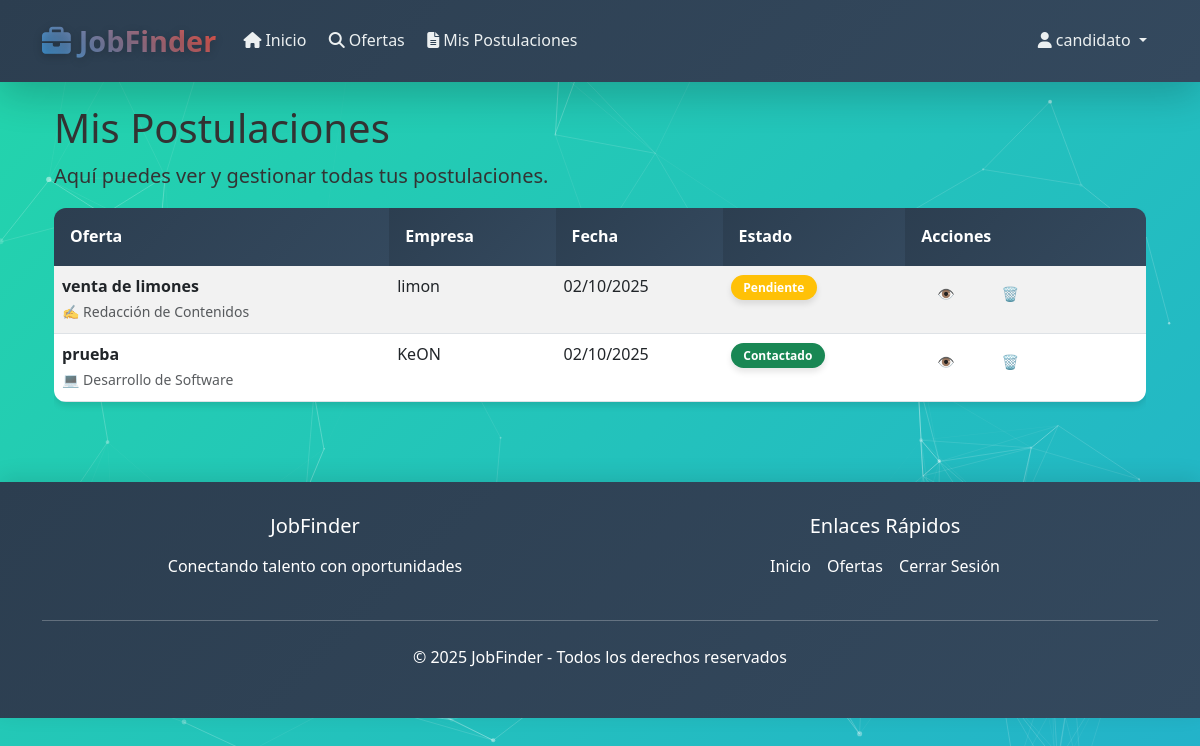
Page /my-applications/ (signed in) on the committed database.
### core/models.py (models this page shows, shortened)
class Application(models.Model):
    STATUS_CHOICES = [
        ('pendiente', 'Pendiente'),
        ('revisada', 'Revisada'),
        ('contactado', 'Contactado'),
        ('rechazada', 'Rechazada'),
    ]
    candidate = models.ForeignKey(Candidate, on_delete=models.CASCADE)
    job_offer = models.ForeignKey(JobOffer, on_delete=models.CASCADE)
    application_date = models.DateTimeField(auto_now_add=True)
    status = models.CharField(max_length=20, choices=STATUS_CHOICES, default='pendiente')
    cover_letter = models.TextField()
    notes = models.TextField(blank=True)
    class Meta:
        unique_together = ['candidate', 'job_offer']
        ordering = ['-application_date']

class JobOffer(models.Model):
    CATEGORY_CHOICES = [
        ('💻 Desarrollo de Software', '💻 Desarrollo de Software'),
        ('📊 Marketing Digital', '📊 Marketing Digital'),
        ('🎨 Diseño Gráfico', '🎨 Diseño Gráfico'),
        ('✍️ Redacción de Contenidos', '✍️ Redacción de Contenidos'),
    ]
    title = models.CharField(max_length=200)
    description = models.TextField()
    category = models.CharField(max_length=50, choices=CATEGORY_CHOICES)
    company = models.ForeignKey(Company, on_delete=models.CASCADE)
    location = models.CharField(max_length=200)
    salary = models.DecimalField(max_digits=10, decimal_places=2, null=True, blank=True)
    requirements = models.TextField()
    publication_date = models.DateTimeField(auto_now_add=True)
    deadline = models.DateField()
    is_active = models.BooleanField(default=True)
    class Meta:
        ordering = ['-publication_date']

class Company(models.Model):
    user = models.OneToOneField(User, on_delete=models.CASCADE)
    name = models.CharField(max_length=200)
    description = models.TextField()
    location = models.CharField(max_length=200)
    website = models.URLField(blank=True)
    phone = models.CharField(max_length=20)
    created_at = models.DateTimeField(auto_now_add=True)

### core/views.py (the view)
# urls.py: path('my-applications/', views.my_applications, name='my_applications'),
@login_required
def my_applications(request):
    if not hasattr(request.user, 'candidate'):
        messages.error(request, 'Acceso restringido a candidatos.')
        return redirect('home')
    applications = Application.objects.filter(candidate=request.user.candidate)
    context = {'applications': applications}
    return render(request, 'core/my_applications.html', context)

### core/templates/core/my_applications.html (shortened to what this page needs)
{% extends 'base.html' %}
{% block content %}
<div class="container mt-4">
    <div class="row">
        <div class="col-12">
            <h1>Mis Postulaciones</h1>
            <p class="lead">Aquí puedes ver y gestionar todas tus postulaciones.</p>
        </div>
    </div>
    <div class="row">
        <div class="col-12">
            {% if applications %}
                <div class="table-responsive">
                    <table class="table table-striped">
                        <thead>
                            <tr>
                                <th>Oferta</th>
                                <th>Empresa</th>
                                <th>Fecha</th>
                                <th>Estado</th>
                                <th>Acciones</th>
                            </tr>
                        </thead>
                        <tbody>
                            {% for application in applications %}
                            <tr>
                                <td>
                                    <strong>{{ application.job_offer.title }}</strong><br>
                                    <small class="text-muted">{{ application.job_offer.category }}</small>
                                </td>
                                <td>{{ application.job_offer.company.name }}</td>
                                <td>{{ application.application_date|date:"d/m/Y" }}</td>
                                <td>
                                    <span class="badge
                                        {% if application.status == 'pendiente' %}bg-warning
                                        {% elif application.status == 'revisada' %}bg-info
                                        {% elif application.status == 'contactado' %}bg-success
                                        {% else %}bg-danger{% endif %}">
                                        {{ application.get_status_display }}
                                    </span>
                                </td>
                                <td>
                                    <div class="btn-group btn-group-sm">
                                        <a href="{% url 'job_offer_detail' application.job_offer.pk %}"
                                           class="btn btn-outline-primary" title="Ver Oferta">
                                            👁️
                                        </a>
                                        <a href="{% url 'cancel_application' application.pk %}"
                                           class="btn btn-outline-danger" title="Cancelar Postulación">
                                            🗑️
                                        </a>
                                    </div>
                                </td>
                            </tr>
                            {% endfor %}
                        </tbody>
                    </table>
                </div>
            {% endif %}
        </div>
    </div>
</div>
{% endblock %}

### core/templates/base.html (shortened to what this page needs)
<!DOCTYPE html>
<html lang="es">
<head>
    <link href="https://cdn.jsdelivr.net/npm/bootstrap@5.3.0/dist/css/bootstrap.min.css" rel="stylesheet">
    <link rel="stylesheet" href="https://cdnjs.cloudflare.com/ajax/libs/font-awesome/6.4.0/css/all.min.css">
</head>
<body class="gradient-bg">
    <div class="particles-container" id="particles-js"></div>
    <nav class="navbar navbar-expand-lg navbar-dark">
        <div class="container">
            <a class="navbar-brand" href="{% url 'home' %}">
                <i class="fas fa-briefcase me-2"></i>JobFinder
            </a>
            <div class="collapse navbar-collapse" id="navbarNav">
                <ul class="navbar-nav me-auto">
                    <li class="nav-item">
                        <a class="nav-link" href="{% url 'home' %}">
                            <i class="fas fa-home me-1"></i>Inicio
                        </a>
                    </li>
                    <li class="nav-item">
                        <a class="nav-link" href="{% url 'job_offers' %}">
                            <i class="fas fa-search me-1"></i>Ofertas
                        </a>
                    </li>
                    {% if user.is_authenticated %}
                        {% if user.company %}
                            <li class="nav-item">
                                <a class="nav-link" href="{% url 'company_dashboard' %}">
                                    <i class="fas fa-building me-1"></i>Panel Empresa
                                </a>
                            </li>
                            <li class="nav-item">
                                <a class="nav-link" href="{% url 'create_job_offer' %}">
                                    <i class="fas fa-plus-circle me-1"></i>Publicar Oferta
                                </a>
                            </li>
                        {% elif user.candidate %}
                            <li class="nav-item">
                                <a class="nav-link" href="{% url 'my_applications' %}">
                                    <i class="fas fa-file-alt me-1"></i>Mis Postulaciones
                                </a>
                            </li>
                        {% endif %}
                    {% endif %}
                </ul>
                <ul class="navbar-nav">
                    {% if user.is_authenticated %}
                        <li class="nav-item dropdown">
                            <a class="nav-link dropdown-toggle" href="#" id="navbarDropdown" role="button" data-bs-toggle="dropdown">
                                <i class="fas fa-user me-1"></i>{{ user.username }}
                            </a>
                        </li>
                    {% endif %}
                </ul>
            </div>
        </div>
    </nav>
    <main class="container mb-5">
        {% block content %}
        {% endblock %}
    </main>
    <footer class="footer">
        <div class="container text-center">
            <div class="row">
                <div class="col-md-6">
                    <h5 class="mb-3">JobFinder</h5>
                    <p>Conectando talento con oportunidades</p>
                </div>
                <div class="col-md-6">
                    <h5 class="mb-3">Enlaces Rápidos</h5>
                    <div class="d-flex justify-content-center gap-3">
                        <a href="{% url 'home' %}" class="text-white text-decoration-none">Inicio</a>
                        <a href="{% url 'job_offers' %}" class="text-white text-decoration-none">Ofertas</a>
                        {% if user.is_authenticated %}
                            <a href="{% url 'logout' %}" class="text-white text-decoration-none">Cerrar Sesión</a>
                        {% else %}
                            <a href="{% url 'login' %}" class="text-white text-decoration-none">Iniciar Sesión</a>
                        {% endif %}
                    </div>
                </div>
            </div>
            <hr class="my-4 bg-light">
            <p>&copy; 2025 JobFinder - Todos los derechos reservados</p>
        </div>
    </footer>
</body>
</html>

### core/templates/base.html (style rules this page uses)
:root { --primary-color: #2c3e50; --secondary-color: #3498db; --accent-color: #e74c3c; --success-color: #27ae60; --warning-color: #f39c12; --light-bg: #f8f9fa; --dark-bg: #2c3e50; --shadow-soft: 0 4px 6px rgba(0, 0, 0, 0.1); --shadow-medium: 0 8px 25px rgba(0, 0, 0, 0.15); --shadow-strong: 0 12px 40px rgba(0, 0, 0, 0.2); --border-radius: 12px; --transition: all 0.3s cubic-bezier(0.4, 0, 0.2, 1); }
* { margin: 0; padding: 0; box-sizing: border-box; }
body { font-family: 'Segoe UI', Tahoma, Geneva, Verdana, sans-serif; background: linear-gradient(135deg, #667eea 0%, #764ba2 100%); min-height: 100vh; padding-top: 80px; color: #333; line-height: 1.6; }
.navbar { background: linear-gradient(135deg, var(--primary-color) 0%, #34495e 100%) !important; backdrop-filter: blur(10px); box-shadow: var(--shadow-strong); border: none; padding: 0.8rem 0; position: fixed; top: 0; left: 0; right: 0; z-index: 1030; transition: var(--transition); }
.navbar-brand { font-weight: 800; font-size: 1.8rem; background: linear-gradient(45deg, #3498db, #e74c3c); -webkit-background-clip: text; -webkit-text-fill-color: transparent; background-clip: text; text-shadow: 0 2px 10px rgba(0, 0, 0, 0.2); }
.navbar-nav .nav-link { color: #ecf0f1 !important; font-weight: 500; padding: 0.5rem 1rem; margin: 0 0.2rem; border-radius: 25px; transition: var(--transition); position: relative; overflow: hidden; }
.navbar-nav .nav-link::before { content: ''; position: absolute; bottom: 0; left: 50%; width: 0; height: 2px; background: linear-gradient(45deg, #3498db, #e74c3c); transition: var(--transition); transform: translateX(-50%); }
.btn { border-radius: 25px; font-weight: 600; padding: 0.6rem 1.5rem; transition: var(--transition); border: none; position: relative; overflow: hidden; }
.btn::before { content: ''; position: absolute; top: 0; left: -100%; width: 100%; height: 100%; background: linear-gradient(90deg, transparent, rgba(255, 255, 255, 0.3), transparent); transition: var(--transition); }
.badge { border-radius: 20px; font-weight: 600; padding: 0.4rem 0.8rem; box-shadow: var(--shadow-soft); }
.table { border-radius: var(--border-radius); overflow: hidden; box-shadow: var(--shadow-soft); }
.table thead th { background: linear-gradient(135deg, var(--primary-color), #34495e); color: white; border: none; font-weight: 600; padding: 1rem; }
.table tbody tr { transition: var(--transition); }
.footer { background: linear-gradient(135deg, var(--primary-color) 0%, #34495e 100%); color: white; padding: 2rem 0; margin-top: 4rem; box-shadow: 0 -5px 20px rgba(0, 0, 0, 0.1); }
.particles-container { position: fixed; top: 0; left: 0; width: 100%; height: 100%; z-index: -1; pointer-events: none; }
.gradient-bg { background: linear-gradient(-45deg, #ee7752, #e73c7e, #23a6d5, #23d5ab); background-size: 400% 400%; animation: gradient 15s ease infinite; }

### rows in the picture
Application: job_offer "venta de limones", job_offer.category "✍️ Redacción de Contenidos", job_offer.company.name "limon", application_date "02/10/2025", status "Pendiente"
Application: job_offer "prueba", job_offer.category "💻 Desarrollo de Software", job_offer.company.name "KeON", application_date "02/10/2025", status "Contactado"

### other values in the picture
{{ user.username }} "candidato"
